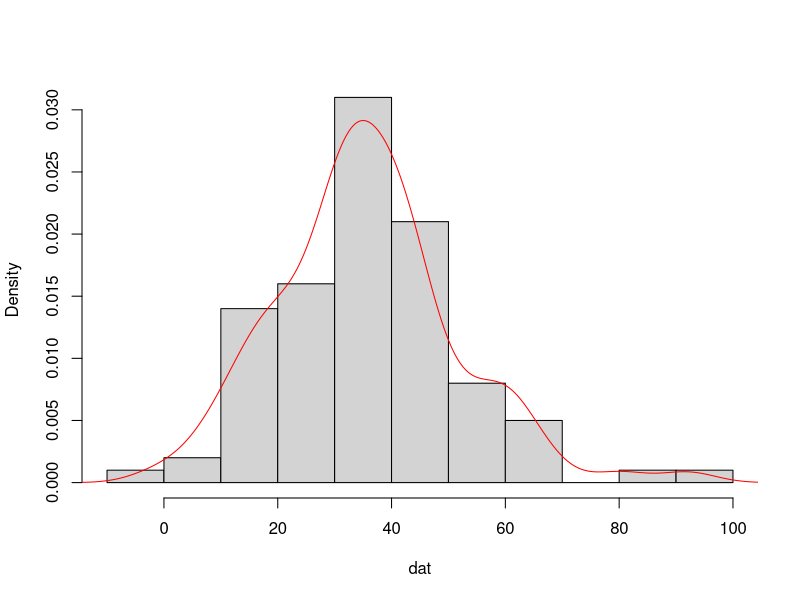
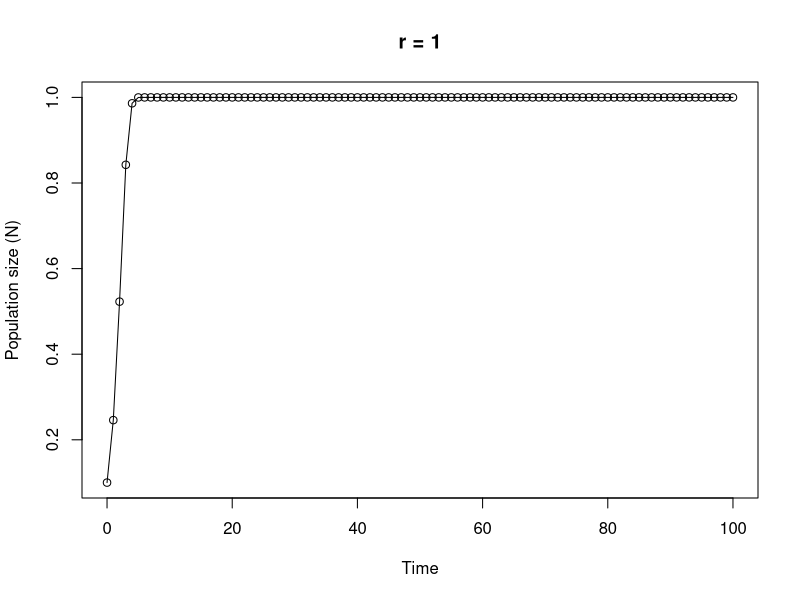

Source code (R) for these figures, in order:
## ----Q1, results = 'asis'----------------------------------------------------------------------------

# area of a circle
# the equation to calculate the area of a circle is pi * radius^2

circle.area <- function(d){ 
	pi * (d/2)^2
}

# to use your new function

circle.area(10)
# [1] 78.53982

# to test on a vector of diameters
# first create a vector with diameters ranging from 0 to 50 in steps of 10

cir.diam <- seq(from = 0, to = 50, by = 10)

# test your function

circle.area(cir.diam)
# [1]    0.00000   78.53982  314.15927  706.85835 1256.63706 1963.49541


## ----Q2, tidy = TRUE---------------------------------------------------------------------------------

far.cent <- function(a){
	val <- (a-32)*5/9
	print(paste("Fahrenheit: ", round(a, digits = 3), "oF",sep = " "), quote = FALSE)# round 3dp
	print(paste("Centigrade: ", round(val, digits = 3), "oC", sep = " "), quote = FALSE)# round 3dp
}

# alternative Fahrenheit to centigrade using cat function

far.cent2 <- function(a){
	val <- (a - 32) * 5/9	#calculation
	cat("Fahrenheit: ", round(a, digits = 3), "oF", "\n")   # use cat function
	cat("Centigrade: ", round(val, digits = 3), "oC", "\n")   
}



## ----Q3----------------------------------------------------------------------------------------------

# Create a vector of normally distributed data
# length 100, mean 35 and standard deviation of 29

vals <- rnorm(100, 35, 15)	# create some norm dist data mean 35, sd = 15

summary.fun <- function(dat){
	mymean <- round(mean(dat), digits = 4)      	# calc mean
	mymedian <- round(median(dat), digits = 4)    # calc median
	mymin <- round(min(dat), digits = 4)          # calc min
	mymax <- round(max(dat), digits = 4)          # calc max
	print(paste("mean:", mymean, sep = " "), quote = FALSE)     # print mean
	print(paste("median:", mymedian, sep = " "), quote = FALSE)     # print median
	print(paste("range:", "from:", mymin, "to", mymax, sep = " "), quote = FALSE) 
	dens <- density(dat)                          # estimate density curve
	hist(dat, main = "",type = "l",freq = FALSE)  # plot histogram
	lines(dens, lty = 1, col = "red")             # plot density curve
}

# use the function
summary.fun(vals)


## ----Q4----------------------------------------------------------------------------------------------

# calculate a median

ourmedian <- function(x){
	n <- length(x)
	if (n %% 2 == 1)      # odd numbers
	  sort(x)[(n + 1)/2]  # find the middle number by adding 1 to length and div 2
	else {                # even numbers
	  middletwo <- sort(x)[(n/2) + 0:1]   #find the two middle numbers
	  mean(middletwo)
	  }
}

# use the function
mydat <- sample(1:50, size = 10, replace = TRUE )

# our function
ourmedian(mydat)

# R median function
median(mydat)


## ----Q5, tidy = TRUE---------------------------------------------------------------------------------

# function to simulate Ricker model

Ricker.model <- function(nzero, r, time, K=1){     # sets initial parameters
  N <- numeric(time + 1)    # creates a real vector of length time+1 to store values of Nt+1
  N[1] <- nzero             # sets initial population size in first element of N
  for (i in 1:time) {				# loops over time
      N[i+1] <- N[i]*exp(r*(1 - N[i]/K))    
  }
  Time <- 0:time   					 # creates vector for x axis
  plot(Time, N, type = "o", xlim = c(0, time), xlab = "Time", ylab = "Population size (N)", main = paste("r =", r, sep=" "))   # plots     output
}

# To run
# play around with the different parameters, especially r
Ricker.model(nzero=0.1,r=1,time=100)
